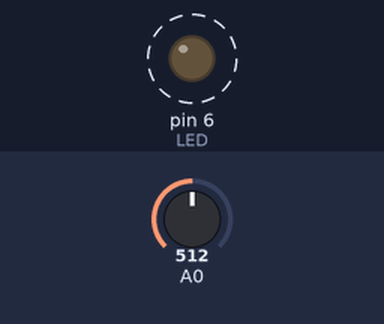
Recording of a sketch running on a simulated Arduino Uno, built with avr-gcc and run on an emulated ATmega328P. On the bench: output pins drawn as LEDs (lit = HIGH). Dashed ring = blinking. Inputs (shaded band) come from the test bench; at power-on: A0 = 512.

Above: at 1.8 s.
1.9 s: A0 set to 0
At 2.6 s:
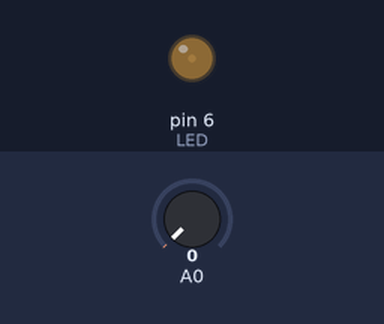
3.6 s: A0 set to 122
At 3.9 s:
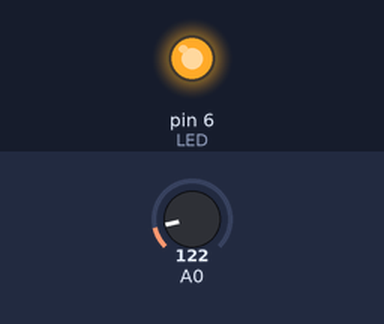
Timing chart, 0 to 13.1 s (numbered marks = the images above; inputs shaded):
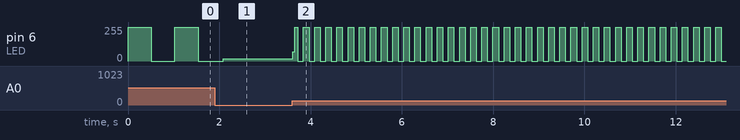

Measured:
- after the input at 3.6 s, pin 6 (LED): 18/255 → 69/255 at once, then moves between 0/255 and 255/255, repeating every 0.24 s
- by itself, pin 6 (LED): alternates 255/255 for 0.51 s and 0/255 for 0.51 s

The sketch:

AnalogInput_controlled_output_120220.ino
```cpp
//Define output pin and analog read val
const int LED = 6;
int val = 0;


//define pins

void setup(){
  pinMode(LED,OUTPUT);  //define pin LED as output
                        //note: all analog pins are automatically
                        //set as inputs

}

void loop(){
  val = analogRead(0);  //read the incoming analog signal on pin 0
  digitalWrite(LED,HIGH); //set LED pin high
  delay(val);              //delay for time specified by analog input, val
  digitalWrite(LED,LOW);  //set LED pin low
  delay(val);              // delay again for val
}
```
